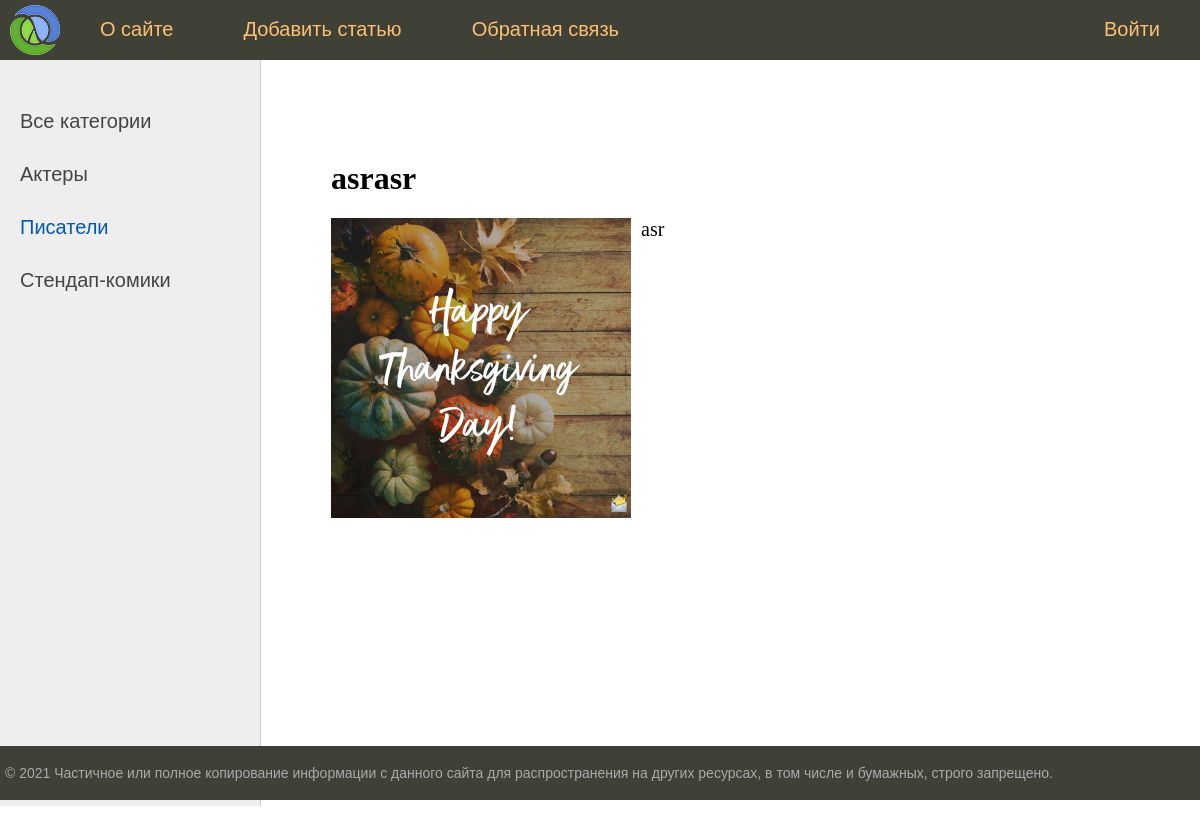
Page /post/asrasr on the committed database.
### stars/models.py (models this page shows, shortened)
class Category(models.Model):
    name = models.CharField(max_length=100, db_index=True, verbose_name='Название категории')
    slug = models.SlugField(max_length=255, unique=True, db_index=True, verbose_name='CAT_URL')
    def get_absolute_url(self):
        return reverse('category', kwargs={'cat_id': self.pk})
    class Meta:
        verbose_name_plural = "Категории"
        verbose_name = "Категория"
        ordering = ['id']

class Celebrities(models.Model):
    title = models.CharField(max_length=255, verbose_name='Заголовок')
    slug = models.SlugField(max_length=255, unique=True, db_index=True, verbose_name='URL')
    text = models.TextField(blank=True, verbose_name='Текст статьи')
    photo = models.ImageField(upload_to="photos/%Y/%m/%d", null=True, verbose_name='Фото')
    time_create = models.DateTimeField(auto_now_add=True, verbose_name='Время создания')
    time_update = models.DateTimeField(auto_now=True, verbose_name='Время обновления')
    is_published = models.BooleanField(default=True, verbose_name='Опубликовано')
    cat = models.ForeignKey('Category', on_delete=models.PROTECT, verbose_name='Категория')
    class Meta:
        verbose_name_plural = "Знаменитости"
        verbose_name = "Знаменитость"
        ordering = ['-time_create']

### stars/views.py (the view)
# urls.py: path('post/<slug:post_slug>', show_post, name='show_post_page'),
def show_post(request, post_slug):
    post = get_object_or_404(Celebrities, slug=post_slug)
    context = {
        'post': post,
        'menu': menu,
        'title': post.title,
        'cat_selected': post.cat_id,
    }
    return render(request, 'stars/post.html', context=context)

### stars/templatetags/stars_tags.py (called while the page is built)
@register.simple_tag()
def get_categories():
    return Category.objects.all()

### stars/templates/stars/post.html
{% extends 'stars/base.html' %}
{% block content %}
    <h1>{{ post.title }}</h1>
    {% if post.photo %}
        <p><img class="img-article-left" src="{{ post.photo.url }}" alt="Img"></p>
    {% endif %}
    {{ post.text|linebreaks }}
{% endblock %}

### stars/templates/stars/base.html (shortened to what this page needs)
{% load static %}
{% load stars_tags %}
<!DOCTYPE html>
<html lang="RU">
<head>
    <link type="text/css" href="{% static 'stars/css/styles.css' %}" rel="stylesheet"/>
</head>
<body>
<table class="table-page" border=0 cellpadding="0" cellspacing="0">
    <tr>
        <td valign=top>
            {% block mainmenu %}
                <div class="header">
                    <ul id="mainmenu" class="mainmenu">
                        <li class="logo"><a href="{% url 'home' %}">
                            <div class="logo"></div>
                        </a></li>
                        {% for m in menu %}
                            {% if not forloop.last %}
                                <li><a href="{% url m.url_name %}">{{ m.title }}</a></li>
                            {% else %}
                                <li class="last"><a href="{% url m.url_name %}">{{ m.title }}</a></li>
                            {% endif %}
                        {% endfor %}
                    </ul>
                </div>
            {% endblock mainmenu %}
            <table class="table-content" border=0 cellpadding="0" cellspacing="0">
                <tr>
                    <td valign="top" class="left-chapters">
                        <ul id="leftchapters">
                            {% if cat_selected == 0 %}
                                <li class="selected">Все категории</li>
                            {% else %}
                                <li><a href="{% url 'home' %}">Все категории</a></li>
                            {% endif %}
                            {% get_categories as categories %}
                            {% for c in categories %}
                                {% if c.pk == cat_selected %}
                                    <li class="selected">{{ c.name }}</li>
                                {% else %}
                                    <li><a href="{{ c.get_absolute_url }}">{{ c.name }}</a></li>
                                {% endif %}
                            {% endfor %}
                        </ul>
                    </td>
                    <td valign="top" class="content">
                        <div class="content-text">
                            {% block content %}
                            {% endblock %}
                        </div>
                    </td>
                </tr>
            </table>
        </td>
    </tr>
    <tr>
        <td valign=top>
            <div id="footer">
                <p>&copy; 2021 Частичное или полное копирование информации с данного сайта для распространения на других
                    ресурсах, в том числе и бумажных, строго запрещено.</p>
            </div>
        </td>
    </tr>
</table>
</body>
</html>

### stars/static/stars/css/styles.css (style rules this page uses)
html, body { font-family: 'Arial'; margin: 0; padding: 0; height: 100%; width: 100%; color: #444; }
a { color: #0059b2; text-decoration: none; }
img { max-width: 600px; height: auto; }
img.img-article-left { max-width: 300px; height: auto; float: left; padding: 0 10px 10px 0; }
.table-page { width: 100%; height: 100%; vertical-align: top; }
.table-page tr { height: 100%; }
.header { background: #3F4137; height: 60px; }
.logo { background: url('../images/logo.png') no-repeat 10px 5px; width: 70px; height: 60px; }
ul.mainmenu { list-style: none; margin: 0; padding: 0; height: 60px; color: #fdc073; font-size: 20px; overflow: hidden; }
ul.mainmenu li { float: left; margin: 18px 40px 0 30px; }
ul.mainmenu li.logo { margin: 0; }
ul.mainmenu li.last { float: right; }
ul.mainmenu li a { color: #fdc073; text-decoration: none; }
.table-content { width: 100%; min-height: 100%; height: 100%; }
.left-chapters { margin: 0; background: #eee; border-right: 1px solid #ccc; min-height: 100%; }
.left-chapters ul { width: 230px; min-height: 100%; margin: 0; padding: 20px 10px 10px 20px; list-style: none; font-size: 20px; }
.left-chapters ul li { margin: 30px 0 0 0; color: #999; }
.left-chapters ul li.selected { color: #0059b2; }
.left-chapters ul li a { color: #444; text-decoration: none; }
.content { padding: 40px 20px 20px 40px; width: 100%; box-sizing: border-box; }
.content-text { margin: 60px 0 0 30px; color: #000; font-size: 20px; font-family: Yandex Sans Display Light; }
.content-text h1 { font-size: 32px; }
#footer { box-sizing: border-box; background: #3F4137; padding: 5px; color: #aaa; font-size: 14px; font-family: Verdana, Geneva, Arial, Helvetica; text-align: left; overflow: hidden; }

### rows in the picture
Category: name "Актеры"
Category: name "Писатели"
Category: name "Стендап-комики"
Celebrities: title "asrasr", photo (picture), text "asr"

### other values in the picture
{{ m.title }} "О сайте" "Добавить статью" "Обратная связь"
{{ m.title }} "Войти"
